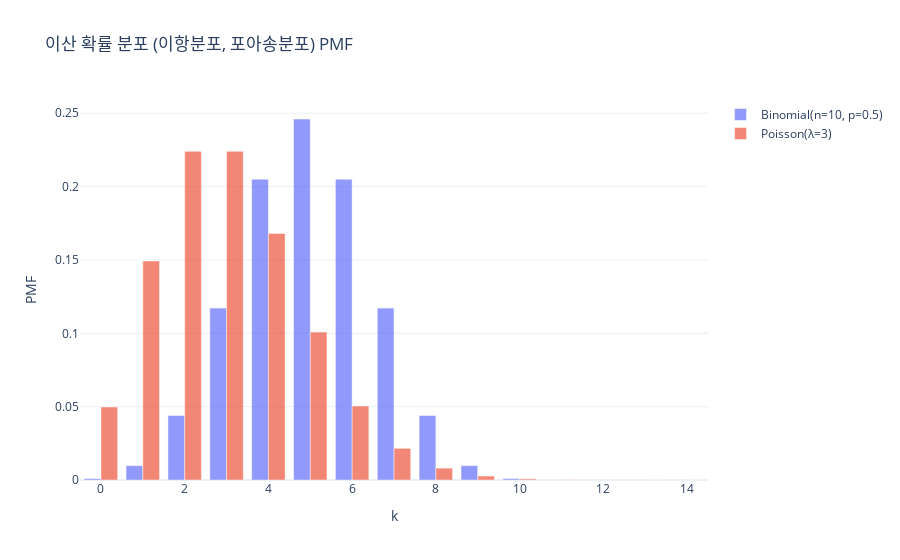

Notebook code for this chart:
### Markdown cell above
<style>
    table tr th{
        background: #F1EDAFFF !important;
        color: #111 !important;
    }
    table tr td {
        background: #FFFFFFFF !important;
        color: #111 !important;
    }
</style>
3. **주요 이산 확률 분포**
   
    | 특징         | 이항분포                                                                 | 포아송분포                                         |
    |--------------|------------------------------------------------------------------------|----------------------------------------------------|
    | 정의         | 서로 독립적인 베르누이 시행(성공/실패 두 가지 결과만 가짐)을 $n$번 반복했을 때 나타나는 성공 횟수 $k$의 확률 분포                        | 단위 시간, 단위 공간, 또는 단위 부피 등 특정 구간 내에서 어떤 사건이 발생하는 평균 횟수 $\lambda$를 알 때, 실제 그 사건이 $k$번 발생할 확률 분포             |
    | 모수         | 시행 횟수 n, 성공 확률 p                                                | 평균 발생 횟수 λ                                   |
    | 확률 변수    | 0, 1, ..., n (정수)                                                     | 0, 1, 2, ... (정수)                                |
    | 평균         | np                                                                     | λ                                                  |
    | 분산         | np(1-p)                                                                | λ                                                  |
    | 적용 예시    | 제품 불량품 수, 여론조사 특정 후보 지지자 수                             | 단위 시간 내 교차로 차량 수, 서버 요청 수           |

### Code cell
from scipy.stats import binom, poisson
# 이항분포 (Binomial Distribution) 시각화
n, p = 10, 0.5
x_binom = np.arange(0, n+1)
y_binom = binom.pmf(x_binom, n, p)

binom_trace = go.Bar(x=x_binom, y=y_binom, name="Binomial(n=10, p=0.5)")

# 포아송분포 (Poisson Distribution) 시각화
lam = 3
x_pois = np.arange(0, 15)
y_pois = poisson.pmf(x_pois, lam)

poisson_trace = go.Bar(x=x_pois, y=y_pois, name="Poisson(λ=3)")

fig = go.Figure()
fig.add_trace(binom_trace)
fig.add_trace(poisson_trace)

fig.update_traces(opacity=0.7)
fig.update_layout(
    barmode='group',
    title="이산 확률 분포 (이항분포, 포아송분포) PMF",
    xaxis_title="k",
    yaxis_title="PMF",
    template="plotly_white"
)
fig.show()

### Figure 1 — Plotly figure (JSON) as saved in the notebook; plotly's stock layout.template omitted (floating-point values rounded to 4 significant figures)
{"data": [{"name": "Binomial(n=10, p=0.5)", "opacity": 0.7, "type": "bar", "x": [0, 1, 2, 3, 4, 5, 6, 7, 8, 9, 10], "y": [0.0009766, 0.009766, 0.04395, 0.1172, 0.2051, 0.2461, 0.2051, 0.1172, 0.04395, 0.009766, 0.0009766]}, {"name": "Poisson(λ=3)", "opacity": 0.7, "type": "bar", "x": [0, 1, 2, 3, 4, 5, 6, 7, 8, 9, 10, 11, 12, 13, 14], "y": [0.04979, 0.1494, 0.224, 0.224, 0.168, 0.1008, 0.05041, 0.0216, 0.008102, 0.002701, 0.0008102, 0.000221, 5.524e-05, 1.275e-05, 2.732e-06]}], "layout": {"barmode": "group", "title": {"text": "이산 확률 분포 (이항분포, 포아송분포) PMF"}, "xaxis": {"title": {"text": "k"}}, "yaxis": {"title": {"text": "PMF"}}}}
